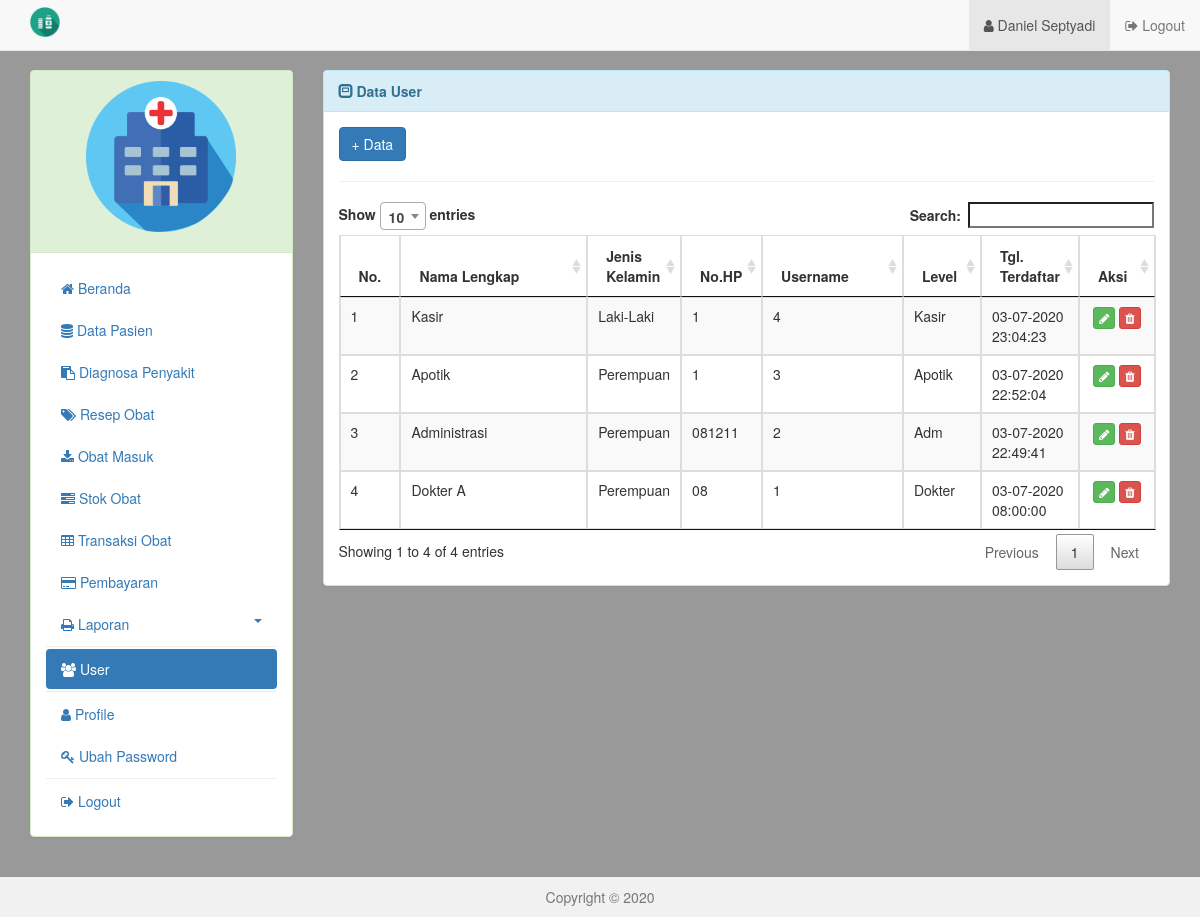
Page /users?menu=user (signed in) on the committed database.
### tables this page shows
CREATE TABLE `tbl_user` (
  `id_user` int(10) NOT NULL,
  `nama_lengkap` text DEFAULT NULL,
  `jk` enum('Laki-Laki','Perempuan') DEFAULT NULL,
  `tlp` varchar(16) DEFAULT NULL,
  `username` text DEFAULT NULL,
  `password` text DEFAULT NULL,
  `level` text DEFAULT NULL,
  `tgl_user` datetime DEFAULT NULL
);

### config/koneksi.php (called while the page is built, shortened)
<?php
function view($data=''){
  $v1 = "Aplikasi Persediaan Obat";
  $v2 = "";
  $v3 = "";
  if ($data=='navbar') {
    $v = "";
  }elseif ($data=='1') {
    $v = $v1;
  }elseif ($data=='2') {
    $v = $v2;
  }elseif ($data=='3') {
    $v = $v3;
  }elseif ($data=='footer') {
    $v = "Copyright &copy; 2020";
  }else {
    $v = "$v1 $v2 $v3";
  }
  return $v;
}
?>

### users/user/tabel.php (the view, shortened to what this page needs)
<?php
$cek_data = mysqli_query($con, "SELECT * FROM tbl_user WHERE level!='admin' ORDER BY id_user DESC");
?>
<a href="users?menu=user&aksi=tambah" class="btn btn-primary">+ Data</a>
<hr>
<table id="data_tables" class="table table-bordered table-striped table-hover" width="100%">
  <thead>
    <tr>
      <th width="1%">No.</th>
      <th width="30%">Nama Lengkap</th>
      <th width="9%">Jenis Kelamin</th>
      <th width="10%">No.HP</th>
      <th width="20%">Username</th>
      <th width="10%">Level</th>
      <th width="10%">Tgl. Terdaftar</th>
      <th width="10%">Aksi</th>
    </tr>
  </thead>
  <tbody>
    <?php
    $no=1;
    while ($baris = mysqli_fetch_array($cek_data)) {?>
      <tr>
        <td><?php echo $no++; ?></td>
        <td><?php echo $baris['nama_lengkap']; ?></td>
        <td><?php echo $baris['jk']; ?></td>
        <td><?php echo $baris['tlp']; ?></td>
        <td><?php echo $baris['username']; ?></td>
        <td><?php echo ucwords($baris['level']); ?></td>
        <td><?php echo date('d-m-Y H:i:s',strtotime($baris['tgl_user'])); ?></td>
        <td class="text-center">
          <a href="users?menu=user&aksi=edit&id=<?php echo $baris['id_user']; ?>" class="btn btn-success btn-xs" title="Edit"><i class="fa fa-pencil"></i></a>
          <a href="users?menu=user&aksi=hapus&id=<?php echo $baris['id_user']; ?>" class="btn btn-danger btn-xs" title="Hapus" onclick="return confirm('Anda Yakin?');"><i class="fa fa-trash"></i></a>
        </td>
      </tr>
    <?php
    } ?>
  </tbody>
</table>

### users/index.php (shortened to what this page needs)
<?php
include "../config/koneksi.php";
$cek_data = mysqli_query($con, "SELECT * FROM tbl_user WHERE id_user='$_SESSION[id_user]'");
if (mysqli_num_rows($cek_data)==0) {
  echo "<script>window.location='';</script>";
  exit;
}else {
  $nama_akun = mysqli_fetch_array($cek_data)['nama_lengkap'];
}
?>
<!DOCTYPE html>
<html lang="en" dir="ltr">
  <head>
    <link href="assets/css/bootstrap.min.css" rel="stylesheet">
    <link href="assets/css/jquery.dataTables.min.css" rel="stylesheet">
    <link href="assets/css/jquery-ui.css" rel="stylesheet">
    <link href="assets/css/select2.min.css" rel="stylesheet">
    <link href="assets/font-awesome-4.7.0/css/font-awesome.min.css" rel="stylesheet">
    <link href="assets/css/parsley.min.css" rel="stylesheet">
    <link href="assets/css/style.css" rel="stylesheet">
    <link href="assets/css/sticky-footer-navbar.css" rel="stylesheet">
  </head>
  <body style="background:#999;">
    <nav class="navbar navbar-default navbar-fixed-top">
      <div class="container">
        <div class="navbar-header">
          <a class="navbar-x" href="">
            <img src="img/logo2.png" width="30" alt="">
          </a>
        </div>
        <div class="collapse navbar-collapse">
          <ul class="nav navbar-nav navbar-right">
            <li class="active"><a href="users?menu=profile"><i class="fa fa-user"></i> <?php echo $nama_akun; ?></a></li>
            <li><a href="users?menu=logout" onclick="return confirm('Anda Yakin?');"><i class="fa fa-sign-out"></i> Logout</a></li>
          </ul>
        </div>
      </div>
    </nav>
    <div class="container-fluid">
      <div class="col-md-3">
        <?php include "menu.php"; ?>
      </div>
      <div class="col-md-9">
        <?php include "content.php"; ?>
      </div>
    </div>
    <footer class="footer">
      <div class="container">
        <p class="text-muted text-center"><?php echo view('footer'); ?></p>
      </div>
    </footer>
    <link rel="stylesheet" type="text/css" href="assets/plugin/datetimepicker/jquery.datetimepicker.css"/>
  </body>
</html>

### users/menu.php (shortened to what this page needs)
<?php
$menu = ""; $aksi = "";
if (isset($_GET['menu'])) {
  $menu = $_GET['menu'];
}
$level=$_SESSION['level'];
?>
<div id="navbar" class="panel panel-success collapse navbar-collapse" style="padding:0px;">
  <div class="panel-heading collapse navbar-collapse">
    <center>
      <a href="users"><img src="img/logo.png" class="img-responsive" width="150" alt=""></a>
    </center>
    <br>
  </div>
  <div class="panel-body">
    <ul class="nav nav-pills nav-stacked">
      <li<?php if($menu==''){echo ' class="active"';}?>>
        <a href="users"><i class="fa fa-home"></i> Beranda</a>
      </li>
    <?php if ($level=='admin' || $level=='adm'): ?>
      <li<?php if($menu=='data_pasien'){echo ' class="active"';}?>>
        <a href="users?menu=data_pasien"><i class="fa fa-database"></i> Data Pasien</a>
      </li>
    <?php endif; ?>
    <?php if ($level=='admin' || $level=='dokter'): ?>
      <li<?php if($menu=='diagnosa_penyakit'){echo ' class="active"';}?>>
        <a href="users?menu=diagnosa_penyakit"><i class="fa fa-clipboard"></i> Diagnosa Penyakit</a>
      </li>
      <li<?php if($menu=='resep_obat'){echo ' class="active"';}?>>
        <a href="users?menu=resep_obat"><i class="fa fa-tags"></i> Resep Obat</a>
      </li>
    <?php endif; ?>
    <?php if ($level=='admin' || $level=='apotik'): ?>
      <li<?php if($menu=='obat_masuk'){echo ' class="active"';}?>>
        <a href="users?menu=obat_masuk"><i class="fa fa-download"></i> Obat Masuk</a>
      </li>
      <li<?php if($menu=='stok'){echo ' class="active"';}?>>
        <a href="users?menu=stok"><i class="fa fa-tasks"></i> Stok Obat </a>
      </li>
      <li<?php if($menu=='transaksi'){echo ' class="active"';}?>>
        <a href="users?menu=transaksi"><i class="fa fa-table"></i> Transaksi Obat </a>
      </li>
    <?php endif; ?>
    <?php if ($level=='admin' || $level=='kasir'): ?>
      <li<?php if($menu=='pembayaran'){echo ' class="active"';}?>>
        <a href="users?menu=pembayaran"><i class="fa fa-credit-card"></i> Pembayaran </a>
      </li>
    <?php endif; ?>
    <?php if ($level=='admin'): ?>
      <li id="dropdown">
				<a data-toggle="collapse" href="#dropdown-lvl1-2" class="collapsed<?php if($menu=='laporan'){echo ' menu_active';}?>" aria-expanded="false">
						<span class="fa fa-print"></span>  Laporan <span class="caret" style="float:right;margin-top:5px;"></span>
				</a>
			</li>
        <li><hr style="margin:0px;"> </li>
        <li<?php if($menu=='user'){echo ' class="active"';}?>>
          <a href="users?menu=user"><i class="fa fa-users"></i> User</a>
        </li>
      <?php endif; ?>
      <li><hr style="margin:0px;"> </li>
      <li<?php if($menu=='profile'){echo ' class="active"';}?>>
        <a href="users?menu=profile"><i class="fa fa-user"></i> Profile</a>
      </li>
      <li<?php if($menu=='ubah_pass'){echo ' class="active"';}?>>
        <a href="users?menu=ubah_pass"><i class="fa fa-key"></i> Ubah Password</a>
      </li>
      <li><hr style="margin:0px;"> </li>
      <li>
        <a href="users?menu=logout" onclick="return confirm('Anda Yakin?');"><i class="fa fa-sign-out"></i> Logout</a>
      </li>
    </ul>
  </div>
</div>

### users/content.php (shortened to what this page needs)
<?php
if(isset($_GET['menu'])){
  $menu = $_GET['menu'];
  if($menu == "data_pasien"){
    include "$menu/index.php";
  }
  else
  if($menu == "diagnosa_penyakit"){
    include "$menu/index.php";
  }
  else
  if($menu == "resep_obat"){
    include "$menu/index.php";
  }
  else
  if($menu == "obat_masuk"){
    include "$menu/index.php";
  }
  else
  if($menu == "stok"){
    include "$menu/index.php";
  }
  else
  if($menu == "transaksi"){
    include "$menu/index.php";
  }
  else
  if($menu == "obat_keluar"){
    include "$menu/index.php";
  }
  else
  if($menu == "pembayaran"){
    include "$menu/index.php";
  }
  else
  if($menu == "laporan"){
    include "$menu/index.php";
  }
  else
  if($menu == "user"){
    include "$menu/index.php";
  }
}else {
  include "beranda.php";
}
?>

### users/user/index.php (shortened to what this page needs)
<div class="panel panel-info">
  <div class="panel-heading">
    <b><i class="glyphicon glyphicon-modal-window"></i> <?php echo ucwords($_GET['aksi']); ?> Data User</b>
  </div>
  <div class="panel-body">
    <?php
    if ($_GET['aksi']=='tambah'){
      include "tambah.php";
    }elseif ($_GET['aksi']=='edit'){
      include "edit.php";
    }elseif ($_GET['aksi']=='hapus'){
      include "hapus.php";
    }else{
      include "tabel.php";
    } ?>
  </div>
</div>

### assets/css/sticky-footer-navbar.css (style rules this page uses)
html { position: relative; min-height: 100%; }
body { margin-bottom: 60px; }
.footer { position: absolute; bottom: 0; width: 100%; height: 40px; background-color: #f1f1f1; }
.container .text-muted { margin: 10px 0; }
.footer > .container { padding-right: 15px; padding-left: 15px; }

### users/index.php (style rules this page uses)
.navbar-x { float:left;height: 50px;line-height: 20px;text-decoration:none;color:#f1f1f1;font-size:18px;font-weight:bold;padding: 7px 15px; }
.container-fluid { padding-top:70px; }
nav > .container { margin-left:0px;margin-right:0px;width:100% }

### rows in the picture
tbl_user: nama_lengkap "Daniel Septyadi"
tbl_user: nama_lengkap "Kasir", jk "Laki-Laki", tlp "1", username "4", level "Kasir", tgl_user "03-07-2020 23:04:23"
tbl_user: nama_lengkap "Apotik", jk "Perempuan", tlp "1", username "3", level "Apotik", tgl_user "03-07-2020 22:52:04"
tbl_user: nama_lengkap "Administrasi", jk "Perempuan", tlp "081211", username "2", level "Adm", tgl_user "03-07-2020 22:49:41"
tbl_user: nama_lengkap "Dokter A", jk "Perempuan", tlp "08", username "1", level "Dokter", tgl_user "03-07-2020 08:00:00"

### other values in the picture
view('footer') "Copyright © 2020"
